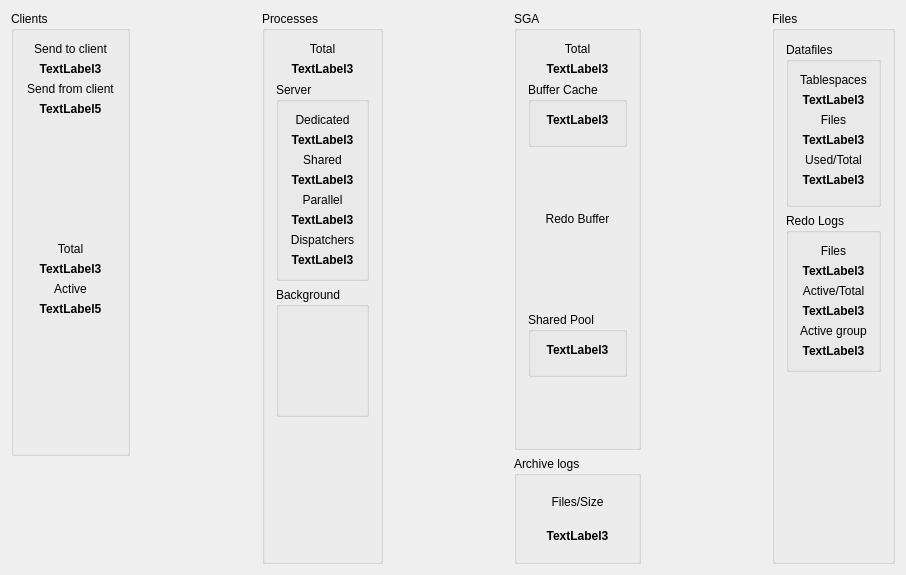
<ui version="4.0" >
 <class>toTuningOverviewUI</class>
 <widget class="QWidget" name="toTuningOverviewUI" >
  <property name="geometry" >
   <rect>
    <x>0</x>
    <y>0</y>
    <width>906</width>
    <height>575</height>
   </rect>
  </property>
  <property name="windowTitle" >
   <string>Form1</string>
  </property>
  <layout class="QGridLayout" >
   <property name="margin" >
    <number>11</number>
   </property>
   <property name="spacing" >
    <number>6</number>
   </property>
   <item row="4" column="3" >
    <widget class="toResultLine" native="1" name="RedoEntries" />
   </item>
   <item row="0" column="1" >
    <spacer>
     <property name="orientation" >
      <enum>Qt::Vertical</enum>
     </property>
     <property name="sizeType" >
      <enum>QSizePolicy::Expanding</enum>
     </property>
     <property name="sizeHint" stdset="0" >
      <size>
       <width>20</width>
       <height>20</height>
      </size>
     </property>
    </spacer>
   </item>
   <item row="1" column="1" >
    <widget class="toResultLine" native="1" name="ClientInput" />
   </item>
   <item row="2" column="5" >
    <widget class="toResultLine" native="1" name="PhysicalWrite" />
   </item>
   <item row="1" column="3" >
    <widget class="toResultLine" native="1" name="LogicalRead" />
   </item>
   <item row="2" column="3" >
    <widget class="toResultLine" native="1" name="LogicalChange" />
   </item>
   <item row="1" column="5" >
    <widget class="toResultLine" native="1" name="PhysicalRead" />
   </item>
   <item row="0" column="5" >
    <spacer>
     <property name="orientation" >
      <enum>Qt::Vertical</enum>
     </property>
     <property name="sizeType" >
      <enum>QSizePolicy::Expanding</enum>
     </property>
     <property name="sizeHint" stdset="0" >
      <size>
       <width>20</width>
       <height>20</height>
      </size>
     </property>
    </spacer>
   </item>
   <item row="0" column="3" >
    <spacer>
     <property name="orientation" >
      <enum>Qt::Vertical</enum>
     </property>
     <property name="sizeType" >
      <enum>QSizePolicy::Expanding</enum>
     </property>
     <property name="sizeHint" stdset="0" >
      <size>
       <width>20</width>
       <height>20</height>
      </size>
     </property>
    </spacer>
   </item>
   <item row="2" column="1" >
    <widget class="toResultLine" native="1" name="ClientOutput" />
   </item>
   <item row="3" column="3" >
    <spacer>
     <property name="orientation" >
      <enum>Qt::Vertical</enum>
     </property>
     <property name="sizeType" >
      <enum>QSizePolicy::Expanding</enum>
     </property>
     <property name="sizeHint" stdset="0" >
      <size>
       <width>20</width>
       <height>20</height>
      </size>
     </property>
    </spacer>
   </item>
   <item rowspan="9" row="0" column="4" >
    <widget class="QGroupBox" name="GroupBox1_42" >
     <property name="title" >
      <string>SGA</string>
     </property>
     <layout class="QGridLayout" >
      <property name="margin" >
       <number>11</number>
      </property>
      <property name="spacing" >
       <number>6</number>
      </property>
      <item row="3" column="0" >
       <spacer>
        <property name="orientation" >
         <enum>Qt::Vertical</enum>
        </property>
        <property name="sizeType" >
         <enum>QSizePolicy::Expanding</enum>
        </property>
        <property name="sizeHint" stdset="0" >
         <size>
          <width>20</width>
          <height>20</height>
         </size>
        </property>
       </spacer>
      </item>
      <item row="2" column="0" >
       <widget class="QGroupBox" name="GroupBox7" >
        <property name="title" >
         <string>Buffer Cache</string>
        </property>
        <layout class="QGridLayout" >
         <property name="margin" >
          <number>11</number>
         </property>
         <property name="spacing" >
          <number>6</number>
         </property>
         <item row="1" column="0" >
          <widget class="toResultLine" native="1" name="BufferHit" />
         </item>
         <item row="0" column="0" >
          <widget class="QLabel" name="BufferSize" >
           <property name="font" >
            <font>
             <weight>75</weight>
             <bold>true</bold>
            </font>
           </property>
           <property name="text" >
            <string>TextLabel3</string>
           </property>
           <property name="alignment" >
            <set>Qt::AlignCenter</set>
           </property>
           <property name="wordWrap" >
            <bool>false</bool>
           </property>
          </widget>
         </item>
        </layout>
       </widget>
      </item>
      <item row="0" column="0" >
       <widget class="QLabel" name="TextLabel2_2_2_2" >
        <property name="text" >
         <string>Total</string>
        </property>
        <property name="alignment" >
         <set>Qt::AlignCenter</set>
        </property>
        <property name="wordWrap" >
         <bool>false</bool>
        </property>
       </widget>
      </item>
      <item row="1" column="0" >
       <widget class="QLabel" name="SGATotal" >
        <property name="font" >
         <font>
          <weight>75</weight>
          <bold>true</bold>
         </font>
        </property>
        <property name="text" >
         <string>TextLabel3</string>
        </property>
        <property name="alignment" >
         <set>Qt::AlignCenter</set>
        </property>
        <property name="wordWrap" >
         <bool>false</bool>
        </property>
       </widget>
      </item>
      <item row="4" column="0" >
       <widget class="QLabel" name="TextLabel2_2_2_2_2" >
        <property name="text" >
         <string>Redo Buffer</string>
        </property>
        <property name="alignment" >
         <set>Qt::AlignCenter</set>
        </property>
        <property name="wordWrap" >
         <bool>false</bool>
        </property>
       </widget>
      </item>
      <item row="5" column="0" >
       <widget class="QLabel" name="RedoBuffer" >
        <property name="font" >
         <font>
          <weight>75</weight>
          <bold>true</bold>
         </font>
        </property>
        <property name="alignment" >
         <set>Qt::AlignCenter</set>
        </property>
        <property name="wordWrap" >
         <bool>false</bool>
        </property>
       </widget>
      </item>
      <item row="8" column="0" >
       <spacer>
        <property name="orientation" >
         <enum>Qt::Vertical</enum>
        </property>
        <property name="sizeType" >
         <enum>QSizePolicy::Expanding</enum>
        </property>
        <property name="sizeHint" stdset="0" >
         <size>
          <width>20</width>
          <height>20</height>
         </size>
        </property>
       </spacer>
      </item>
      <item row="7" column="0" >
       <widget class="QGroupBox" name="GroupBox8" >
        <property name="title" >
         <string>Shared Pool</string>
        </property>
        <layout class="QGridLayout" >
         <property name="margin" >
          <number>11</number>
         </property>
         <property name="spacing" >
          <number>6</number>
         </property>
         <item row="0" column="0" >
          <widget class="QLabel" name="SharedSize" >
           <property name="font" >
            <font>
             <weight>75</weight>
             <bold>true</bold>
            </font>
           </property>
           <property name="text" >
            <string>TextLabel3</string>
           </property>
           <property name="alignment" >
            <set>Qt::AlignCenter</set>
           </property>
           <property name="wordWrap" >
            <bool>false</bool>
           </property>
          </widget>
         </item>
         <item row="1" column="0" >
          <widget class="toResultBar" native="1" name="SharedUsed" />
         </item>
        </layout>
       </widget>
      </item>
      <item row="6" column="0" >
       <spacer>
        <property name="orientation" >
         <enum>Qt::Vertical</enum>
        </property>
        <property name="sizeType" >
         <enum>QSizePolicy::Expanding</enum>
        </property>
        <property name="sizeHint" stdset="0" >
         <size>
          <width>20</width>
          <height>20</height>
         </size>
        </property>
       </spacer>
      </item>
     </layout>
    </widget>
   </item>
   <item row="5" column="3" >
    <spacer>
     <property name="orientation" >
      <enum>Qt::Vertical</enum>
     </property>
     <property name="sizeType" >
      <enum>QSizePolicy::Expanding</enum>
     </property>
     <property name="sizeHint" stdset="0" >
      <size>
       <width>20</width>
       <height>20</height>
      </size>
     </property>
    </spacer>
   </item>
   <item row="6" column="3" >
    <widget class="toResultLine" native="1" name="ParseCount" />
   </item>
   <item row="7" column="3" >
    <widget class="toResultLine" native="1" name="ExecuteCount" />
   </item>
   <item rowspan="2" row="9" column="4" >
    <widget class="QGroupBox" name="GroupBox11" >
     <property name="title" >
      <string>Archive logs</string>
     </property>
     <layout class="QGridLayout" >
      <property name="margin" >
       <number>11</number>
      </property>
      <property name="spacing" >
       <number>6</number>
      </property>
      <item row="1" column="0" >
       <widget class="QLabel" name="ArchiveInfo" >
        <property name="font" >
         <font>
          <weight>75</weight>
          <bold>true</bold>
         </font>
        </property>
        <property name="text" >
         <string>TextLabel3</string>
        </property>
        <property name="alignment" >
         <set>Qt::AlignCenter</set>
        </property>
        <property name="wordWrap" >
         <bool>false</bool>
        </property>
       </widget>
      </item>
      <item row="0" column="0" >
       <widget class="QLabel" name="TextLabel2_2_2_2_3_2_2" >
        <property name="text" >
         <string>Files/Size</string>
        </property>
        <property name="alignment" >
         <set>Qt::AlignCenter</set>
        </property>
        <property name="wordWrap" >
         <bool>false</bool>
        </property>
       </widget>
      </item>
     </layout>
    </widget>
   </item>
   <item rowspan="11" row="0" column="6" >
    <widget class="QGroupBox" name="GroupBox1_4" >
     <property name="title" >
      <string>Files</string>
     </property>
     <layout class="QGridLayout" >
      <property name="margin" >
       <number>11</number>
      </property>
      <property name="spacing" >
       <number>6</number>
      </property>
      <item row="0" column="0" >
       <widget class="QGroupBox" name="GroupBox9" >
        <property name="title" >
         <string>Datafiles</string>
        </property>
        <layout class="QGridLayout" >
         <property name="margin" >
          <number>11</number>
         </property>
         <property name="spacing" >
          <number>6</number>
         </property>
         <item row="5" column="0" >
          <widget class="QLabel" name="Filesize" >
           <property name="font" >
            <font>
             <weight>75</weight>
             <bold>true</bold>
            </font>
           </property>
           <property name="text" >
            <string>TextLabel3</string>
           </property>
           <property name="alignment" >
            <set>Qt::AlignCenter</set>
           </property>
           <property name="wordWrap" >
            <bool>false</bool>
           </property>
          </widget>
         </item>
         <item row="3" column="0" >
          <widget class="QLabel" name="Files" >
           <property name="font" >
            <font>
             <weight>75</weight>
             <bold>true</bold>
            </font>
           </property>
           <property name="text" >
            <string>TextLabel3</string>
           </property>
           <property name="alignment" >
            <set>Qt::AlignCenter</set>
           </property>
           <property name="wordWrap" >
            <bool>false</bool>
           </property>
          </widget>
         </item>
         <item row="4" column="0" >
          <widget class="QLabel" name="TextLabel2_2_2_2_4" >
           <property name="text" >
            <string>Used/Total</string>
           </property>
           <property name="alignment" >
            <set>Qt::AlignCenter</set>
           </property>
           <property name="wordWrap" >
            <bool>false</bool>
           </property>
          </widget>
         </item>
         <item row="1" column="0" >
          <widget class="QLabel" name="Tablespaces" >
           <property name="font" >
            <font>
             <weight>75</weight>
             <bold>true</bold>
            </font>
           </property>
           <property name="text" >
            <string>TextLabel3</string>
           </property>
           <property name="alignment" >
            <set>Qt::AlignCenter</set>
           </property>
           <property name="wordWrap" >
            <bool>false</bool>
           </property>
          </widget>
         </item>
         <item row="2" column="0" >
          <widget class="QLabel" name="TextLabel2_2_2_2_5" >
           <property name="text" >
            <string>Files</string>
           </property>
           <property name="alignment" >
            <set>Qt::AlignCenter</set>
           </property>
           <property name="wordWrap" >
            <bool>false</bool>
           </property>
          </widget>
         </item>
         <item row="0" column="0" >
          <widget class="QLabel" name="TextLabel2_2_2_2_3" >
           <property name="text" >
            <string>Tablespaces</string>
           </property>
           <property name="alignment" >
            <set>Qt::AlignCenter</set>
           </property>
           <property name="wordWrap" >
            <bool>false</bool>
           </property>
          </widget>
         </item>
         <item row="6" column="0" >
          <widget class="toResultPie" native="1" name="FileUsed" />
         </item>
        </layout>
       </widget>
      </item>
      <item row="1" column="0" >
       <widget class="QGroupBox" name="GroupBox10" >
        <property name="title" >
         <string>Redo Logs</string>
        </property>
        <layout class="QGridLayout" >
         <property name="margin" >
          <number>11</number>
         </property>
         <property name="spacing" >
          <number>6</number>
         </property>
         <item row="1" column="0" >
          <widget class="QLabel" name="RedoFiles" >
           <property name="font" >
            <font>
             <weight>75</weight>
             <bold>true</bold>
            </font>
           </property>
           <property name="text" >
            <string>TextLabel3</string>
           </property>
           <property name="alignment" >
            <set>Qt::AlignCenter</set>
           </property>
           <property name="wordWrap" >
            <bool>false</bool>
           </property>
          </widget>
         </item>
         <item row="2" column="0" >
          <widget class="QLabel" name="TextLabel2_2_2_2_5_2" >
           <property name="text" >
            <string>Active/Total</string>
           </property>
           <property name="alignment" >
            <set>Qt::AlignCenter</set>
           </property>
           <property name="wordWrap" >
            <bool>false</bool>
           </property>
          </widget>
         </item>
         <item row="4" column="0" >
          <widget class="QLabel" name="TextLabel2_2_2_2_4_2" >
           <property name="text" >
            <string>Active group</string>
           </property>
           <property name="alignment" >
            <set>Qt::AlignCenter</set>
           </property>
           <property name="wordWrap" >
            <bool>false</bool>
           </property>
          </widget>
         </item>
         <item row="0" column="0" >
          <widget class="QLabel" name="TextLabel2_2_2_2_3_2" >
           <property name="text" >
            <string>Files</string>
           </property>
           <property name="alignment" >
            <set>Qt::AlignCenter</set>
           </property>
           <property name="wordWrap" >
            <bool>false</bool>
           </property>
          </widget>
         </item>
         <item row="3" column="0" >
          <widget class="QLabel" name="RedoSize" >
           <property name="font" >
            <font>
             <weight>75</weight>
             <bold>true</bold>
            </font>
           </property>
           <property name="text" >
            <string>TextLabel3</string>
           </property>
           <property name="alignment" >
            <set>Qt::AlignCenter</set>
           </property>
           <property name="wordWrap" >
            <bool>false</bool>
           </property>
          </widget>
         </item>
         <item row="5" column="0" >
          <widget class="QLabel" name="ActiveRedo" >
           <property name="font" >
            <font>
             <weight>75</weight>
             <bold>true</bold>
            </font>
           </property>
           <property name="text" >
            <string>TextLabel3</string>
           </property>
           <property name="alignment" >
            <set>Qt::AlignCenter</set>
           </property>
           <property name="wordWrap" >
            <bool>false</bool>
           </property>
          </widget>
         </item>
        </layout>
       </widget>
      </item>
      <item row="2" column="0" >
       <spacer>
        <property name="orientation" >
         <enum>Qt::Vertical</enum>
        </property>
        <property name="sizeType" >
         <enum>QSizePolicy::Expanding</enum>
        </property>
        <property name="sizeHint" stdset="0" >
         <size>
          <width>20</width>
          <height>20</height>
         </size>
        </property>
       </spacer>
      </item>
     </layout>
    </widget>
   </item>
   <item rowspan="11" row="0" column="2" >
    <widget class="QGroupBox" name="ProcessGroup" >
     <property name="title" >
      <string>Processes</string>
     </property>
     <layout class="QGridLayout" >
      <property name="margin" >
       <number>11</number>
      </property>
      <property name="spacing" >
       <number>6</number>
      </property>
      <item row="2" column="0" >
       <widget class="QGroupBox" name="GroupBox5" >
        <property name="title" >
         <string>Server</string>
        </property>
        <layout class="QGridLayout" >
         <property name="margin" >
          <number>11</number>
         </property>
         <property name="spacing" >
          <number>6</number>
         </property>
         <item row="2" column="0" >
          <widget class="QLabel" name="TextLabel2_5" >
           <property name="text" >
            <string>Shared</string>
           </property>
           <property name="alignment" >
            <set>Qt::AlignCenter</set>
           </property>
           <property name="wordWrap" >
            <bool>false</bool>
           </property>
          </widget>
         </item>
         <item row="5" column="0" >
          <widget class="QLabel" name="ParallellServer" >
           <property name="font" >
            <font>
             <weight>75</weight>
             <bold>true</bold>
            </font>
           </property>
           <property name="text" >
            <string>TextLabel3</string>
           </property>
           <property name="alignment" >
            <set>Qt::AlignCenter</set>
           </property>
           <property name="wordWrap" >
            <bool>false</bool>
           </property>
          </widget>
         </item>
         <item row="7" column="0" >
          <widget class="QLabel" name="DispatcherServer" >
           <property name="font" >
            <font>
             <weight>75</weight>
             <bold>true</bold>
            </font>
           </property>
           <property name="text" >
            <string>TextLabel3</string>
           </property>
           <property name="alignment" >
            <set>Qt::AlignCenter</set>
           </property>
           <property name="wordWrap" >
            <bool>false</bool>
           </property>
          </widget>
         </item>
         <item row="6" column="0" >
          <widget class="QLabel" name="TextLabel2_3" >
           <property name="text" >
            <string>Dispatchers</string>
           </property>
           <property name="alignment" >
            <set>Qt::AlignCenter</set>
           </property>
           <property name="wordWrap" >
            <bool>false</bool>
           </property>
          </widget>
         </item>
         <item row="3" column="0" >
          <widget class="QLabel" name="SharedServer" >
           <property name="font" >
            <font>
             <weight>75</weight>
             <bold>true</bold>
            </font>
           </property>
           <property name="text" >
            <string>TextLabel3</string>
           </property>
           <property name="alignment" >
            <set>Qt::AlignCenter</set>
           </property>
           <property name="wordWrap" >
            <bool>false</bool>
           </property>
          </widget>
         </item>
         <item row="4" column="0" >
          <widget class="QLabel" name="TextLabel2_4" >
           <property name="text" >
            <string>Parallel</string>
           </property>
           <property name="alignment" >
            <set>Qt::AlignCenter</set>
           </property>
           <property name="wordWrap" >
            <bool>false</bool>
           </property>
          </widget>
         </item>
         <item row="0" column="0" >
          <widget class="QLabel" name="TextLabel2_2" >
           <property name="text" >
            <string>Dedicated</string>
           </property>
           <property name="alignment" >
            <set>Qt::AlignCenter</set>
           </property>
           <property name="wordWrap" >
            <bool>false</bool>
           </property>
          </widget>
         </item>
         <item row="1" column="0" >
          <widget class="QLabel" name="DedicatedServer" >
           <property name="font" >
            <font>
             <weight>75</weight>
             <bold>true</bold>
            </font>
           </property>
           <property name="text" >
            <string>TextLabel3</string>
           </property>
           <property name="alignment" >
            <set>Qt::AlignCenter</set>
           </property>
           <property name="wordWrap" >
            <bool>false</bool>
           </property>
          </widget>
         </item>
        </layout>
       </widget>
      </item>
      <item row="1" column="0" >
       <widget class="QLabel" name="TotalProcess" >
        <property name="font" >
         <font>
          <weight>75</weight>
          <bold>true</bold>
         </font>
        </property>
        <property name="text" >
         <string>TextLabel3</string>
        </property>
        <property name="alignment" >
         <set>Qt::AlignCenter</set>
        </property>
        <property name="wordWrap" >
         <bool>false</bool>
        </property>
       </widget>
      </item>
      <item row="0" column="0" >
       <widget class="QLabel" name="TextLabel2_2_2" >
        <property name="text" >
         <string>Total</string>
        </property>
        <property name="alignment" >
         <set>Qt::AlignCenter</set>
        </property>
        <property name="wordWrap" >
         <bool>false</bool>
        </property>
       </widget>
      </item>
      <item row="3" column="0" >
       <widget class="QGroupBox" name="BackgroundGroup" >
        <property name="minimumSize" >
         <size>
          <width>0</width>
          <height>130</height>
         </size>
        </property>
        <property name="title" >
         <string>Background</string>
        </property>
       </widget>
      </item>
      <item row="4" column="0" >
       <spacer name="verticalSpacer" >
        <property name="orientation" >
         <enum>Qt::Vertical</enum>
        </property>
        <property name="sizeHint" stdset="0" >
         <size>
          <width>20</width>
          <height>40</height>
         </size>
        </property>
       </spacer>
      </item>
     </layout>
    </widget>
   </item>
   <item row="10" column="5" >
    <widget class="toResultLine" native="1" name="ArchiveWrite" />
   </item>
   <item row="10" column="0" colspan="2" >
    <widget class="toResultLine" native="1" name="Timescale" >
     <property name="sizePolicy" >
      <sizepolicy vsizetype="Expanding" hsizetype="Preferred" >
       <horstretch>0</horstretch>
       <verstretch>0</verstretch>
      </sizepolicy>
     </property>
    </widget>
   </item>
   <item rowspan="7" row="3" column="1" >
    <spacer>
     <property name="orientation" >
      <enum>Qt::Vertical</enum>
     </property>
     <property name="sizeType" >
      <enum>QSizePolicy::Expanding</enum>
     </property>
     <property name="sizeHint" stdset="0" >
      <size>
       <width>20</width>
       <height>20</height>
      </size>
     </property>
    </spacer>
   </item>
   <item rowspan="10" row="0" column="0" >
    <widget class="QGroupBox" name="GroupBox1" >
     <property name="title" >
      <string>Clients</string>
     </property>
     <layout class="QGridLayout" >
      <property name="margin" >
       <number>11</number>
      </property>
      <property name="spacing" >
       <number>6</number>
      </property>
      <item row="9" column="0" >
       <spacer>
        <property name="orientation" >
         <enum>Qt::Vertical</enum>
        </property>
        <property name="sizeType" >
         <enum>QSizePolicy::Expanding</enum>
        </property>
        <property name="sizeHint" stdset="0" >
         <size>
          <width>20</width>
          <height>20</height>
         </size>
        </property>
       </spacer>
      </item>
      <item row="4" column="0" >
       <spacer>
        <property name="orientation" >
         <enum>Qt::Vertical</enum>
        </property>
        <property name="sizeType" >
         <enum>QSizePolicy::Expanding</enum>
        </property>
        <property name="sizeHint" stdset="0" >
         <size>
          <width>20</width>
          <height>20</height>
         </size>
        </property>
       </spacer>
      </item>
      <item row="5" column="0" >
       <widget class="QLabel" name="TextLabel2" >
        <property name="text" >
         <string>Total</string>
        </property>
        <property name="alignment" >
         <set>Qt::AlignCenter</set>
        </property>
        <property name="wordWrap" >
         <bool>false</bool>
        </property>
       </widget>
      </item>
      <item row="6" column="0" >
       <widget class="QLabel" name="TotalClient" >
        <property name="font" >
         <font>
          <weight>75</weight>
          <bold>true</bold>
         </font>
        </property>
        <property name="text" >
         <string>TextLabel3</string>
        </property>
        <property name="alignment" >
         <set>Qt::AlignCenter</set>
        </property>
        <property name="wordWrap" >
         <bool>false</bool>
        </property>
       </widget>
      </item>
      <item row="7" column="0" >
       <widget class="QLabel" name="TextLabel4" >
        <property name="text" >
         <string>Active</string>
        </property>
        <property name="alignment" >
         <set>Qt::AlignCenter</set>
        </property>
        <property name="wordWrap" >
         <bool>false</bool>
        </property>
       </widget>
      </item>
      <item row="8" column="0" >
       <widget class="QLabel" name="ActiveClient" >
        <property name="font" >
         <font>
          <weight>75</weight>
          <bold>true</bold>
         </font>
        </property>
        <property name="text" >
         <string>TextLabel5</string>
        </property>
        <property name="alignment" >
         <set>Qt::AlignCenter</set>
        </property>
        <property name="wordWrap" >
         <bool>false</bool>
        </property>
       </widget>
      </item>
      <item row="0" column="0" >
       <widget class="QLabel" name="TextLabel2_6" >
        <property name="text" >
         <string>Send to client</string>
        </property>
        <property name="alignment" >
         <set>Qt::AlignCenter</set>
        </property>
        <property name="wordWrap" >
         <bool>false</bool>
        </property>
       </widget>
      </item>
      <item row="3" column="0" >
       <widget class="QLabel" name="SendFromClient" >
        <property name="font" >
         <font>
          <weight>75</weight>
          <bold>true</bold>
         </font>
        </property>
        <property name="text" >
         <string>TextLabel5</string>
        </property>
        <property name="alignment" >
         <set>Qt::AlignCenter</set>
        </property>
        <property name="wordWrap" >
         <bool>false</bool>
        </property>
       </widget>
      </item>
      <item row="1" column="0" >
       <widget class="QLabel" name="SendToClient" >
        <property name="font" >
         <font>
          <weight>75</weight>
          <bold>true</bold>
         </font>
        </property>
        <property name="text" >
         <string>TextLabel3</string>
        </property>
        <property name="alignment" >
         <set>Qt::AlignCenter</set>
        </property>
        <property name="wordWrap" >
         <bool>false</bool>
        </property>
       </widget>
      </item>
      <item row="2" column="0" >
       <widget class="QLabel" name="TextLabel4_2" >
        <property name="text" >
         <string>Send from client</string>
        </property>
        <property name="alignment" >
         <set>Qt::AlignCenter</set>
        </property>
        <property name="wordWrap" >
         <bool>false</bool>
        </property>
       </widget>
      </item>
      <item row="10" column="0" >
       <widget class="toResultBar" native="1" name="ClientChart" />
      </item>
     </layout>
    </widget>
   </item>
   <item row="8" column="3" >
    <spacer>
     <property name="orientation" >
      <enum>Qt::Vertical</enum>
     </property>
     <property name="sizeType" >
      <enum>QSizePolicy::Expanding</enum>
     </property>
     <property name="sizeHint" stdset="0" >
      <size>
       <width>20</width>
       <height>20</height>
      </size>
     </property>
    </spacer>
   </item>
   <item rowspan="3" row="7" column="5" >
    <spacer>
     <property name="orientation" >
      <enum>Qt::Vertical</enum>
     </property>
     <property name="sizeType" >
      <enum>QSizePolicy::Expanding</enum>
     </property>
     <property name="sizeHint" stdset="0" >
      <size>
       <width>20</width>
       <height>20</height>
      </size>
     </property>
    </spacer>
   </item>
   <item row="6" column="5" >
    <widget class="toResultLine" native="1" name="LogWrite" />
   </item>
   <item rowspan="3" row="3" column="5" >
    <spacer>
     <property name="orientation" >
      <enum>Qt::Vertical</enum>
     </property>
     <property name="sizeType" >
      <enum>QSizePolicy::Expanding</enum>
     </property>
     <property name="sizeHint" stdset="0" >
      <size>
       <width>20</width>
       <height>20</height>
      </size>
     </property>
    </spacer>
   </item>
  </layout>
 </widget>
 <customwidgets>
  <customwidget>
   <class>toResultPie</class>
   <extends>QWidget</extends>
   <header>core/toresultpie.h</header>
  </customwidget>
  <customwidget>
   <class>toResultLine</class>
   <extends>QWidget</extends>
   <header>core/toresultline.h</header>
  </customwidget>
  <customwidget>
   <class>toResultBar</class>
   <extends>QWidget</extends>
   <header>core/toresultbar.h</header>
  </customwidget>
 </customwidgets>
 <resources/>
 <connections/>
</ui>
